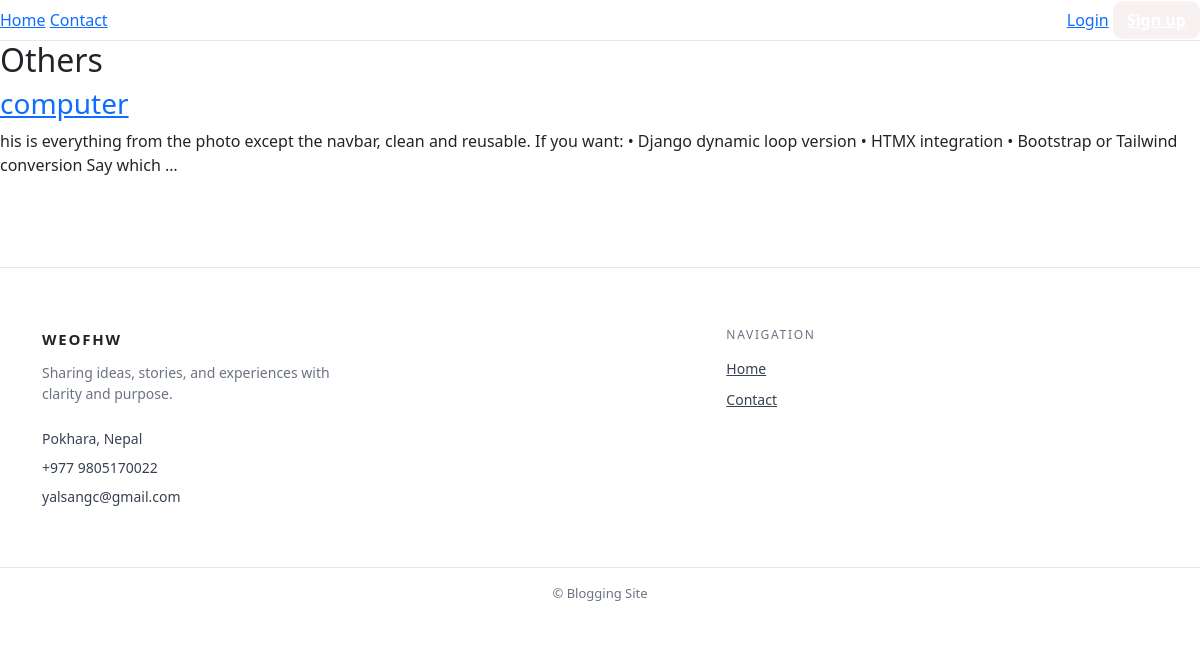
Page /category/Others/ on the committed database.
### core/models.py (models this page shows, shortened)
class Category(models.Model):
    name =models.CharField(max_length=100)

class Article(models.Model):
    title = models.CharField(max_length=200)
    content = models.TextField()
    author = models.ForeignKey(User, on_delete=models.CASCADE)
    date = models.DateTimeField(auto_now_add=True)
    image = models.ImageField(upload_to='blog_images/', blank=True, null=True)
    category = models.ForeignKey(Category, on_delete=models.CASCADE, related_name='Article')
    likes = models.ManyToManyField(User, related_name='liked_articles', blank=True)

### core/views.py (the view)
# urls.py: path("category/<str:cat_name>/", views.categoryview, name="categoryview"),
def categoryview(request, cat_name):
    category = get_object_or_404(Category, name=cat_name)
    category_articles = Article.objects.filter(category=category).order_by("-date")
    ctx = {"category": category, "category_articles": category_articles}
    if is_htmx(request):
        return render(request, "partials/categories_content.html", ctx)
    return render(request, "categories.html", ctx)

### core/views.py (called while the page is built)
def is_htmx(request):
    return request.headers.get("HX-Request") == "true"

### templates/categories.html (shortened to what this page needs)
{% extends "base.html" %}
{% block content %}
  {% include "partials/categories_content.html" %}
{% endblock %}

### templates/partials/categories_content.html
<h2>{{ category.name }}</h2>
{% for a in category_articles %}
  <div>
    <h3>
      <a
        href="{% url 'article_detail' a.id %}"
        hx-get="{% url 'article_detail' a.id %}"
        hx-target="#main-content"
        hx-push-url="true"
      >
        {{ a.title }}
      </a>
    </h3>
    <p>{{ a.content|truncatewords:30 }}</p>
  </div>
{% empty %}
  <p>No posts.</p>
{% endfor %}

### static/css/style.css (style rules this page uses)
body { background-color: #f5f5f5; font-family: Arial, sans-serif; }

### rows in the picture
Category: name "Others"
Article: title "computer", content "his is everything from the photo except the navbar, clean and reusable. If you want: • Django dynamic loop version • HTMX integration • Bootstrap or Tailwind conversion Say which …"
